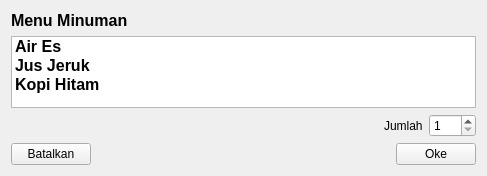
<?xml version="1.0" encoding="UTF-8"?>
<ui version="4.0">
 <class>DaftarMinuman</class>
 <widget class="QWidget" name="DaftarMinuman">
  <property name="geometry">
   <rect>
    <x>0</x>
    <y>0</y>
    <width>487</width>
    <height>176</height>
   </rect>
  </property>
  <property name="windowTitle">
   <string>Form</string>
  </property>
  <layout class="QVBoxLayout" name="verticalLayout_2">
   <item>
    <layout class="QVBoxLayout" name="verticalLayout">
     <item>
      <widget class="QLabel" name="label">
       <property name="font">
        <font>
         <pointsize>12</pointsize>
         <weight>75</weight>
         <bold>true</bold>
        </font>
       </property>
       <property name="text">
        <string>Menu Minuman</string>
       </property>
      </widget>
     </item>
     <item>
      <widget class="QListWidget" name="listWidget">
       <item>
        <property name="text">
         <string>Air Es</string>
        </property>
        <property name="font">
         <font>
          <pointsize>12</pointsize>
          <weight>75</weight>
          <bold>true</bold>
         </font>
        </property>
       </item>
       <item>
        <property name="text">
         <string>Jus Jeruk</string>
        </property>
        <property name="font">
         <font>
          <pointsize>12</pointsize>
          <weight>75</weight>
          <bold>true</bold>
         </font>
        </property>
       </item>
       <item>
        <property name="text">
         <string>Kopi Hitam</string>
        </property>
        <property name="font">
         <font>
          <pointsize>12</pointsize>
          <weight>75</weight>
          <bold>true</bold>
         </font>
        </property>
       </item>
      </widget>
     </item>
     <item>
      <layout class="QHBoxLayout" name="horizontalLayout">
       <item>
        <spacer name="horizontalSpacer_2">
         <property name="orientation">
          <enum>Qt::Horizontal</enum>
         </property>
         <property name="sizeHint" stdset="0">
          <size>
           <width>40</width>
           <height>20</height>
          </size>
         </property>
        </spacer>
       </item>
       <item>
        <widget class="QLabel" name="label_2">
         <property name="text">
          <string>Jumlah</string>
         </property>
        </widget>
       </item>
       <item>
        <widget class="QSpinBox" name="spinBox">
         <property name="minimum">
          <number>1</number>
         </property>
         <property name="maximum">
          <number>100</number>
         </property>
        </widget>
       </item>
      </layout>
     </item>
    </layout>
   </item>
   <item>
    <layout class="QHBoxLayout" name="horizontalLayout_2">
     <item>
      <widget class="QPushButton" name="pushButton_2">
       <property name="text">
        <string>Batalkan</string>
       </property>
      </widget>
     </item>
     <item>
      <spacer name="horizontalSpacer">
       <property name="orientation">
        <enum>Qt::Horizontal</enum>
       </property>
       <property name="sizeHint" stdset="0">
        <size>
         <width>40</width>
         <height>20</height>
        </size>
       </property>
      </spacer>
     </item>
     <item>
      <widget class="QPushButton" name="pushButton">
       <property name="text">
        <string>Oke</string>
       </property>
      </widget>
     </item>
    </layout>
   </item>
  </layout>
 </widget>
 <resources/>
 <connections/>
</ui>
